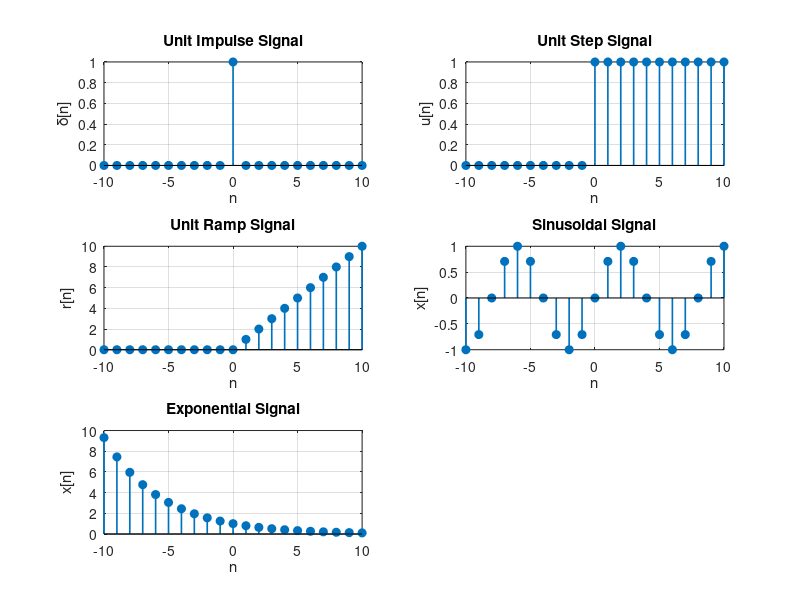
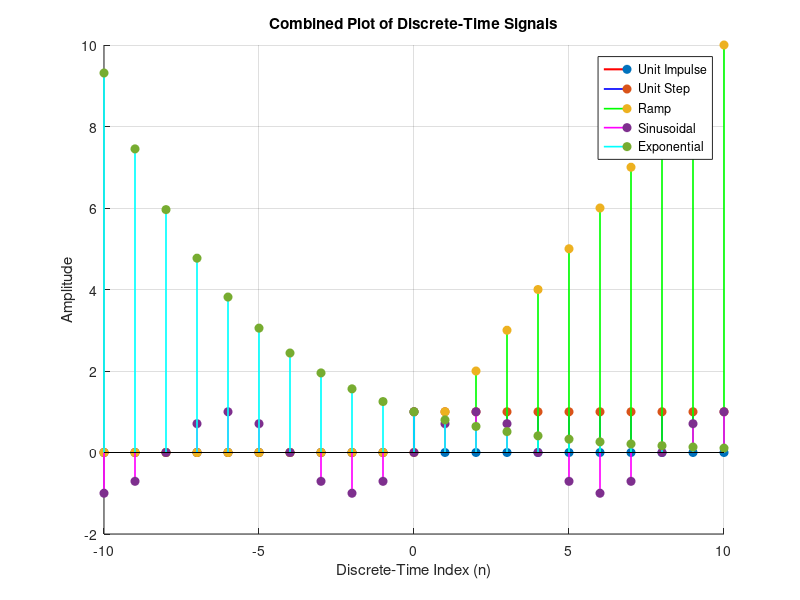

These figures' MATLAB source, in order:
%% EXPERIMENT: Generation and Classification of Discrete-Time Signals
% Aim:
% Generate basic discrete-time signals:
% Unit Impulse, Unit Step, Ramp, Sinusoidal and Exponential
% and classify them as:
% 1. Periodic / Non-periodic
% 2. Even / Odd / Neither
% 3. Energy / Power signal

clc;
clear;
close all;

%% Define the Discrete-Time Index
n = -10:10;

%% Generate Basic Discrete-Time Signals

% 1. Unit Impulse Signal
% delta[n] = 1 for n = 0, otherwise 0
x_impulse = (n == 0);

% 2. Unit Step Signal
% u[n] = 1 for n >= 0, otherwise 0
x_step = (n >= 0);

% 3. Unit Ramp Signal
% r[n] = n for n >= 0, otherwise 0
x_ramp = n .* (n >= 0);

% 4. Sinusoidal Signal
% x[n] = sin(0.25*pi*n)
x_sine = sin(0.25*pi*n);

% 5. Exponential Signal
% x[n] = (0.8)^n
% For practical plotting, n is restricted to positive values
x_exp = (0.8).^n;


%% Plot Individual Signals

figure('Name','Individual Discrete-Time Signals','NumberTitle','off');

% Unit Impulse
subplot(3,2,1);
stem(n, x_impulse, 'filled', 'LineWidth', 1.2);
grid on;
xlabel('n');
ylabel('\delta[n]');
title('Unit Impulse Signal');

% Unit Step
subplot(3,2,2);
stem(n, x_step, 'filled', 'LineWidth', 1.2);
grid on;
xlabel('n');
ylabel('u[n]');
title('Unit Step Signal');

% Unit Ramp
subplot(3,2,3);
stem(n, x_ramp, 'filled', 'LineWidth', 1.2);
grid on;
xlabel('n');
ylabel('r[n]');
title('Unit Ramp Signal');

% Sinusoidal
subplot(3,2,4);
stem(n, x_sine, 'filled', 'LineWidth', 1.2);
grid on;
xlabel('n');
ylabel('x[n]');
title('Sinusoidal Signal');

% Exponential
subplot(3,2,5);
stem(n, x_exp, 'filled', 'LineWidth', 1.2);
grid on;
xlabel('n');
ylabel('x[n]');
title('Exponential Signal');


%% Combined Plot of All Signals

figure('Name','Combined Discrete-Time Signals','NumberTitle','off');

hold on;

% Different colors for different signals
stem(n, x_impulse, 'filled', ...
    'Color', 'r', 'LineWidth', 1.5, ...
    'DisplayName', 'Unit Impulse');

stem(n, x_step, 'filled', ...
    'Color', 'b', 'LineWidth', 1.2, ...
    'DisplayName', 'Unit Step');

stem(n, x_ramp, 'filled', ...
    'Color', 'g', 'LineWidth', 1.2, ...
    'DisplayName', 'Ramp');

stem(n, x_sine, 'filled', ...
    'Color', 'm', 'LineWidth', 1.2, ...
    'DisplayName', 'Sinusoidal');

stem(n, x_exp, 'filled', ...
    'Color', 'c', 'LineWidth', 1.2, ...
    'DisplayName', 'Exponential');

grid on;
xlabel('Discrete-Time Index (n)');
ylabel('Amplitude');
title('Combined Plot of Discrete-Time Signals');
legend('Location','best');
hold off;


%% Classification of Signals

disp(' ');
disp('==============================================');
disp(' CLASSIFICATION OF DISCRETE-TIME SIGNALS');
disp('==============================================');

%% Unit Impulse Classification

disp(' ');
disp('1. UNIT IMPULSE SIGNAL');
disp('   Periodic: No');
disp('   Symmetry: Even');
disp('   Classification: Energy Signal');

% Energy of unit impulse
E_impulse = sum(abs(x_impulse).^2);

fprintf('   Energy = %.2f\n', E_impulse);
fprintf('   Average Power = 0\n');


%% Unit Step Classification

disp(' ');
disp('2. UNIT STEP SIGNAL');
disp('   Periodic: No');
disp('   Symmetry: Neither Even nor Odd');
disp('   Classification: Power Signal');

% Approximate power over the selected range
P_step = mean(abs(x_step).^2);

fprintf('   Approximate Power = %.2f\n', P_step);


%% Ramp Classification

disp(' ');
disp('3. UNIT RAMP SIGNAL');
disp('   Periodic: No');
disp('   Symmetry: Neither Even nor Odd');
disp('   Classification: Neither Energy nor Power Signal');

% The ramp has infinite energy and infinite average power.


%% Sinusoidal Classification

disp(' ');
disp('4. SINUSOIDAL SIGNAL');
disp('   Signal: sin(0.25*pi*n)');
disp('   Periodic: Yes');
disp('   Fundamental Period: 8 samples');
disp('   Symmetry: Odd');
disp('   Classification: Power Signal');

% Average power of sinusoids with amplitude 1
P_sine = 0.5;

fprintf('   Average Power = %.2f\n', P_sine);


%% Exponential Classification

disp(' ');
disp('5. EXPONENTIAL SIGNAL');
disp('   Signal: (0.8)^n');
disp('   Periodic: No');
disp('   Symmetry: Neither Even nor Odd');
disp('   Classification: Energy Signal');

% Energy of a causal exponential x[n] = a^n u[n]
a = 0.8;
E_exp = 1 / (1 - a^2);

fprintf('   Energy = %.4f\n', E_exp);
fprintf('   Average Power = 0\n');


%% Final Classification Table

disp(' ');
disp('==============================================');
disp(' FINAL CLASSIFICATION');
disp('==============================================');

fprintf('\n');
fprintf('%-18s %-15s %-15s %-15s\n', ...
    'Signal', 'Periodicity', 'Symmetry', 'Type');
fprintf('---------------------------------------------------------------\n');

fprintf('%-18s %-15s %-15s %-15s\n', ...
    'Unit Impulse', 'Non-periodic', 'Even', 'Energy');

fprintf('%-18s %-15s %-15s %-15s\n', ...
    'Unit Step', 'Non-periodic', 'Neither', 'Power');

fprintf('%-18s %-15s %-15s %-15s\n', ...
    'Unit Ramp', 'Non-periodic', 'Neither', 'Neither');

fprintf('%-18s %-15s %-15s %-15s\n', ...
    'Sinusoidal', 'Periodic', 'Odd', 'Power');

fprintf('%-18s %-15s %-15s %-15s\n', ...
    'Exponential', 'Non-periodic', 'Neither', 'Energy');

disp(' ');
disp('Experiment completed successfully.');
